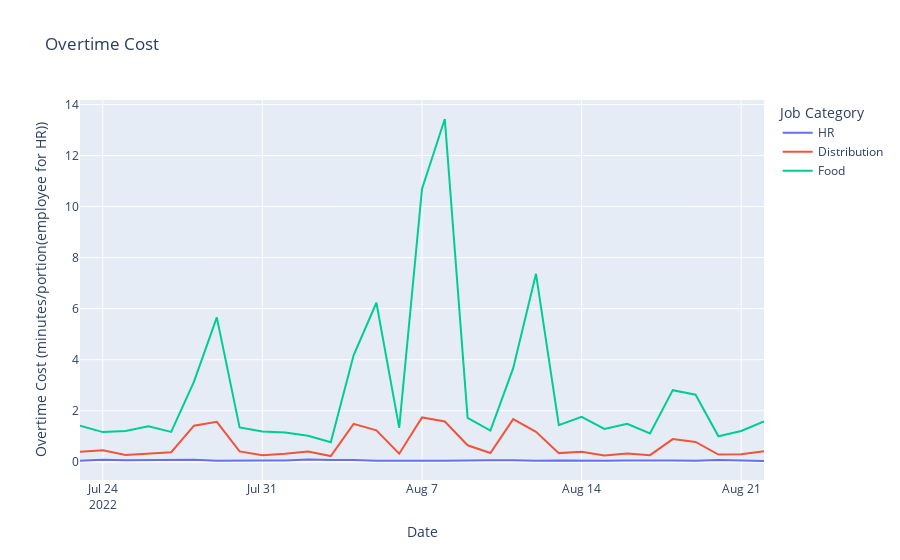

This figure's notebook cell:
### Code cell
# Plot the overtime cost tables
fig = go.Figure()
fig.add_trace(go.Scatter(x=hr_overtime_cost.index, y=hr_overtime_cost.sum(axis=1), name='HR'))
fig.add_trace(go.Scatter(x=distribution_overtime_cost.index, y=distribution_overtime_cost.sum(axis=1), name='Distribution'))
fig.add_trace(go.Scatter(x=food_overtime_cost.index, y=food_overtime_cost.sum(axis=1), name='Food'))
fig.update_layout(
    title='Overtime Cost',
    xaxis_title='Date',
    yaxis_title='Overtime Cost (minutes/portion(employee for HR))',
    legend_title='Job Category',
)
fig.show()

# export to png
# fig.write_image("../figures/overtime_cost_graph.png", width=1500, height=600)
